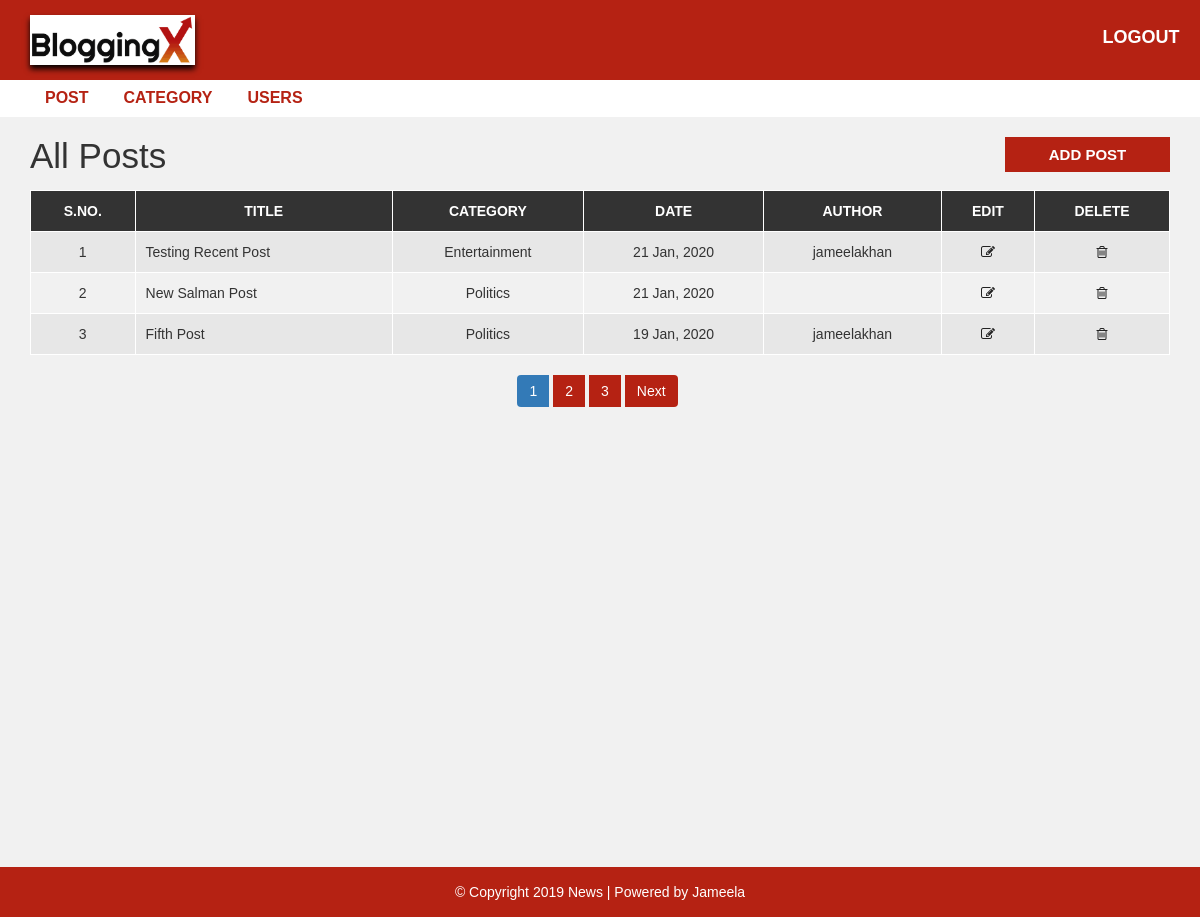
Page /admin/post.php (signed in) on the committed database.
### tables this page shows
CREATE TABLE `post` (
  `post_id` int(11) NOT NULL,
  `title` varchar(100) NOT NULL,
  `description` text NOT NULL,
  `category` varchar(100) NOT NULL,
  `post_date` varchar(50) NOT NULL,
  `author` int(11) NOT NULL,
  `post_img` varchar(100) NOT NULL
);

CREATE TABLE `category` (
  `category_id` int(11) NOT NULL,
  `category_name` varchar(100) NOT NULL,
  `post` int(11) NOT NULL DEFAULT 0
);

CREATE TABLE `user` (
  `user_id` int(10) UNSIGNED NOT NULL,
  `first_name` varchar(30) NOT NULL,
  `last_name` varchar(30) NOT NULL,
  `username` varchar(30) DEFAULT NULL,
  `password` varchar(40) DEFAULT NULL,
  `role` int(11) NOT NULL
);

### admin/post.php (the view, shortened to what this page needs)
<?php include "header.php"; ?>
  <div id="admin-content">
      <div class="container">
          <div class="row">
              <div class="col-md-10">
                  <h1 class="admin-heading">All Posts</h1>
              </div>
              <div class="col-md-2">
                  <a class="add-new" href="add-post.php">add post</a>
              </div>
              <div class="col-md-12">
                <?php
                  include "config.php";
                  $limit = 3;
                  if(isset($_GET['page'])){
                    $page = $_GET['page'];
                  }else{
                    $page = 1;
                  }
                  $offset = ($page - 1) * $limit;
                  if($_SESSION["user_role"] == '1'){
                    $sql = "SELECT post.post_id, post.title, post.description,post.post_date,
                    category.category_name,user.username,post.category FROM post
                    LEFT JOIN category ON post.category = category.category_id
                    LEFT JOIN user ON post.author = user.user_id
                    ORDER BY post.post_id DESC LIMIT {$offset},{$limit}";
                  }
                  $result = mysqli_query($conn, $sql) or die("Query Failed.");
                  if(mysqli_num_rows($result) > 0){
                ?>
                  <table class="content-table">
                      <thead>
                          <th>S.No.</th>
                          <th>Title</th>
                          <th>Category</th>
                          <th>Date</th>
                          <th>Author</th>
                          <th>Edit</th>
                          <th>Delete</th>
                      </thead>
                      <tbody>
                        <?php
                        $serial = $offset + 1;
                        while($row = mysqli_fetch_assoc($result)) {?>
                          <tr>
                              <td class='id'><?php echo $serial; ?></td>
                              <td><?php echo $row['title']; ?></td>
                              <td><?php echo $row['category_name']; ?></td>
                              <td><?php echo $row['post_date']; ?></td>
                              <td><?php echo $row['username']; ?></td>
                              <td class='edit'><a href='update-post.php?id=<?php echo $row['post_id']; ?>'><i class='fa fa-edit'></i></a></td>
                              <td class='delete'><a href='delete-post.php?id=<?php echo $row['post_id']; ?>&catid=<?php echo $row['category']; ?>'><i class='fa fa-trash-o'></i></a></td>
                          </tr>
                          <?php
                          $serial++;
                        } ?>
                      </tbody>
                  </table>
                  <?php
                }else {
                  echo "<h3>No Results Found.</h3>";
                }
                if($_SESSION["user_role"] == '1'){
                  $sql1 = "SELECT * FROM post";
                }elseif($_SESSION["user_role"] == '0'){
                  $sql1 = "SELECT * FROM post
                  WHERE author = {$_SESSION['user_id']}";
                }
                $result1 = mysqli_query($conn, $sql1) or die("Query Failed.");
                if(mysqli_num_rows($result1) > 0){
                  $total_records = mysqli_num_rows($result1);
                  $total_page = ceil($total_records / $limit);
                  echo '<ul class="pagination admin-pagination">';
                  for($i = 1; $i <= $total_page; $i++){
                    if($i == $page){
                      $active = "active";
                    }else{
                      $active = "";
                    }
                    echo '<li class="'.$active.'"><a href="post.php?page='.$i.'">'.$i.'</a></li>';
                  }
                  if($total_page > $page){
                    echo '<li><a href="post.php?page='.($page + 1).'">Next</a></li>';
                  }
                  echo '</ul>';
                }
                  ?>
              </div>
          </div>
      </div>
  </div>
<?php include "footer.php"; ?>

### css/style.css (style rules this page uses)
body { background: #f1f1f1; font-family: sans-serif,arial,Helvetica; }
a, a:hover, a:focus { text-decoration: none; outline: none; }
ul { margin:0; padding:0; list-style:none; }
#admin-content { padding: 20px 0; min-height: 750px; }
#admin-content .admin-heading { font-size: 35px; margin: 0 0 15px; }
#admin-content .add-new { color: #fff; background-color: #b52213; font-size: 15px; font-weight: 600; text-align: center; text-transform: uppercase; padding: 7px 10px; display: block; transition: all 0.3s; }
#admin-content .content-table { border: 1px solid #000; width: 100%; margin: 0 0 20px; }
#admin-content .content-table thead { color: #fff; background-color: #333; }
#admin-content .content-table th { padding: 10px; border: 1px solid #fff; font-weight: 600; text-align: center; text-transform: uppercase; }
#admin-content .content-table tbody { color: #333; }
#admin-content .content-table tbody tr { background-color: #e7e7e7; }
#admin-content .content-table tbody tr:nth-child(even) { background-color: transparent; }
#admin-content .content-table tbody td { padding: 10px; border: 1px solid #fff; text-align: center; }
#admin-content .content-table tbody td:nth-child(2) { text-align: left; }
#admin-content .admin-pagination { margin: 0; }
#admin-content .admin-pagination li a { display: block; }
.id, .edit, .delete { text-align:center; }
.pagination { display: block; text-align: center; margin: 0; }
.pagination li { display:inline-block; margin: 0 5px 0 0; }
.pagination li a { border: none; background: #b52213; color: #fff; }
i.fa { color:#222; }

### rows in the picture
post: title "Testing Recent Post", category.category_name "Entertainment", post_date "21 Jan, 2020", user.username "jameelakhan"
post: title "New Salman Post", category.category_name "Politics", post_date "21 Jan, 2020"
post: title "Fifth Post", category.category_name "Politics", post_date "19 Jan, 2020", user.username "jameelakhan"
